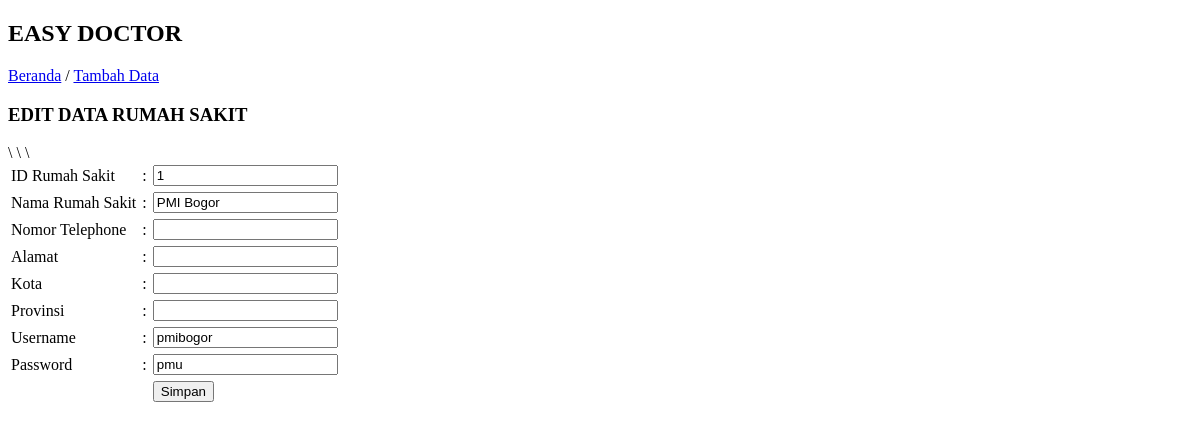
Page /hospital/editHospital.php?id=1 on the earlier database version.
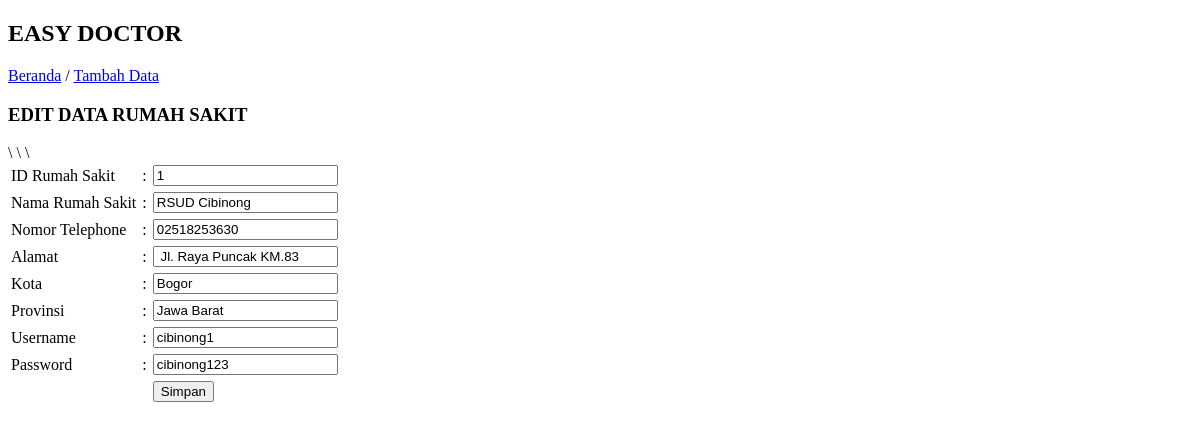
Same page on the later database version.
### tables this page shows
CREATE TABLE `admin_rs` (
  `id_hospital` int(11) NOT NULL,
  `hospital_name` text NOT NULL,
  `direktur` text NOT NULL,
  `street` varchar(70) NOT NULL,
  `city` varchar(30) NOT NULL,
  `province` varchar(30) NOT NULL,
  `kodepos` int(10) NOT NULL,
  `phone_number` text NOT NULL,
  `email` varchar(45) NOT NULL,
  `username` varchar(20) NOT NULL,
  `password` varchar(45) NOT NULL,
  `photo_rs` varchar(100) NOT NULL
);

### hospital/editHospital.php (the view, shortened to what this page needs)
 <!DOCTYPE html>
<html>
<head>
</head>
<body>
 <h2>EASY DOCTOR</h2>
  <p><a href="../index.php">Beranda</a> / <a href="addHospital.php">Tambah Data</a></p>
  <h3>EDIT DATA RUMAH SAKIT</h3>
  <?php
 $id = $_GET['id'];
 $show = mysql_query("SELECT * FROM admin_rs WHERE id_hospital='$id'");
 if(mysql_num_rows($show) == 0){
  echo '<script>window.history.back()</script>';
   }else{
  $data = mysql_fetch_assoc($show);
  }
 ?>
  <form action="editHospital-process.php" method="post">
  <table cellpadding="3" cellspacing="0">
   <tr>
    <td>ID Rumah Sakit</td>
    <td>:</td>
    <td><input type="text" name="id_hospital" size="20" value="<?php echo $data['id_hospital']; ?>" required></td>
   </tr>
   <tr>
    <td>Nama Rumah Sakit</td>
    <td>:</td>
    <td><input type="text" name="hospital_name" size="20" value="<?php echo $data['hospital_name']; ?>" required></td>
   </tr>
   <tr>
    <td>Nomor Telephone</td>
    <td>:</td>
    <td><input type="number" name="phone_number" size="20" value="<?php echo $data['phone_number']; ?>" required></td>
   </tr>
    <tr>
    <td>Alamat</td>
    <td>:</td>
    <td><input type="text" name="street" size="20" value="<?php echo $data['street']; ?>" required></td> \
   </tr>
   <tr>
    <td>Kota</td>
    <td>:</td>
    <td><input type="text" name="city" size="20" value="<?php echo $data['city']; ?>" required></td> \
   </tr>
   <tr>
    <td>Provinsi</td>
    <td>:</td>
    <td><input type="text" name="province" size="20" value="<?php echo $data['province']; ?>" required></td> \
   </tr>
   <tr>
    <td>Username</td>
    <td>:</td>
    <td><input type="text" name="username" size="20" value="<?php echo $data['username']; ?>" required></td>
   </tr>
   <tr>
    <td>Password</td>
    <td>:</td>
    <td><input type="text" name="password" size="20" value="<?php echo $data['password']; ?>" required></td>
   </tr>
   <tr>
    <td>&nbsp;</td>
    <td></td>
    <td><input type="submit" name="save" value="Simpan"></td>
   </tr>
  </table>
 </form>
</body>
</html>

Differences in the rows shown:
changed admin_rs id 1: hospital_name "PMI Bogor" → "RSUD Cibinong"; phone_number (not shown) → "02518253630"; street (not shown) → "Jl. Raya Puncak KM.83"; city (not shown) → "Bogor"; province (not shown) → "Jawa Barat"; username "pmibogor" → "cibinong1"; password "pmu" → "cibinong123"
